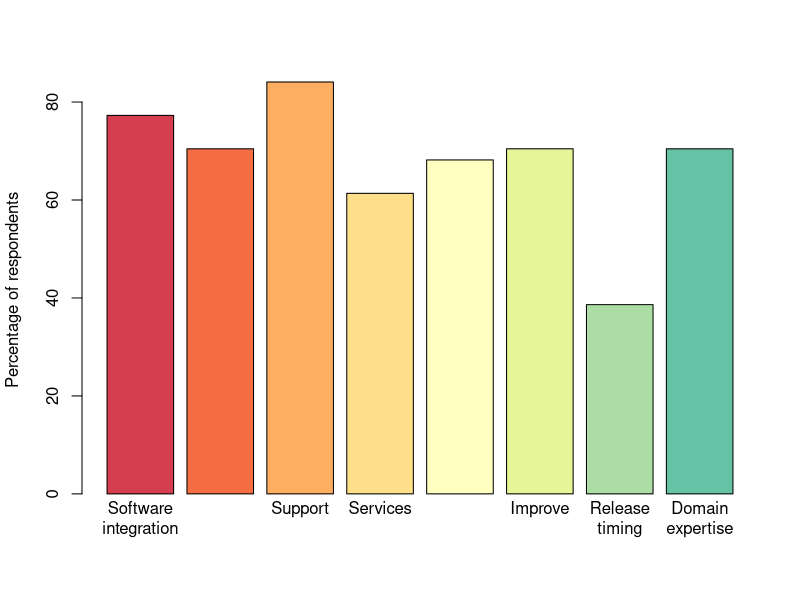

Here is the R script that generated this plot:
library(RColorBrewer)

args <- commandArgs(TRUE)
outFile = args[1]

survey <- read.csv("survey_results.csv",head=TRUE)

valuecols <- subset(survey,
        select = c('value.softint','value.hardint','value.support',
                   'value.service','value.xaas','value.improve',
                   'value.cadence','value.expert')
    )

counts <- table(as.matrix(valuecols))
percentage <- counts / 44 * 100

png(outFile, width=800)
barplot(percentage,
    ylab="Percentage of respondents",
    col=brewer.pal(9,"Spectral"),
    names.arg=c("Software\nintegration","Hardware\nintegration","Support\n",
                "Services\n","Software as\na Service","Improve\n",
                "Release\ntiming","Domain\nexpertise")
   )
